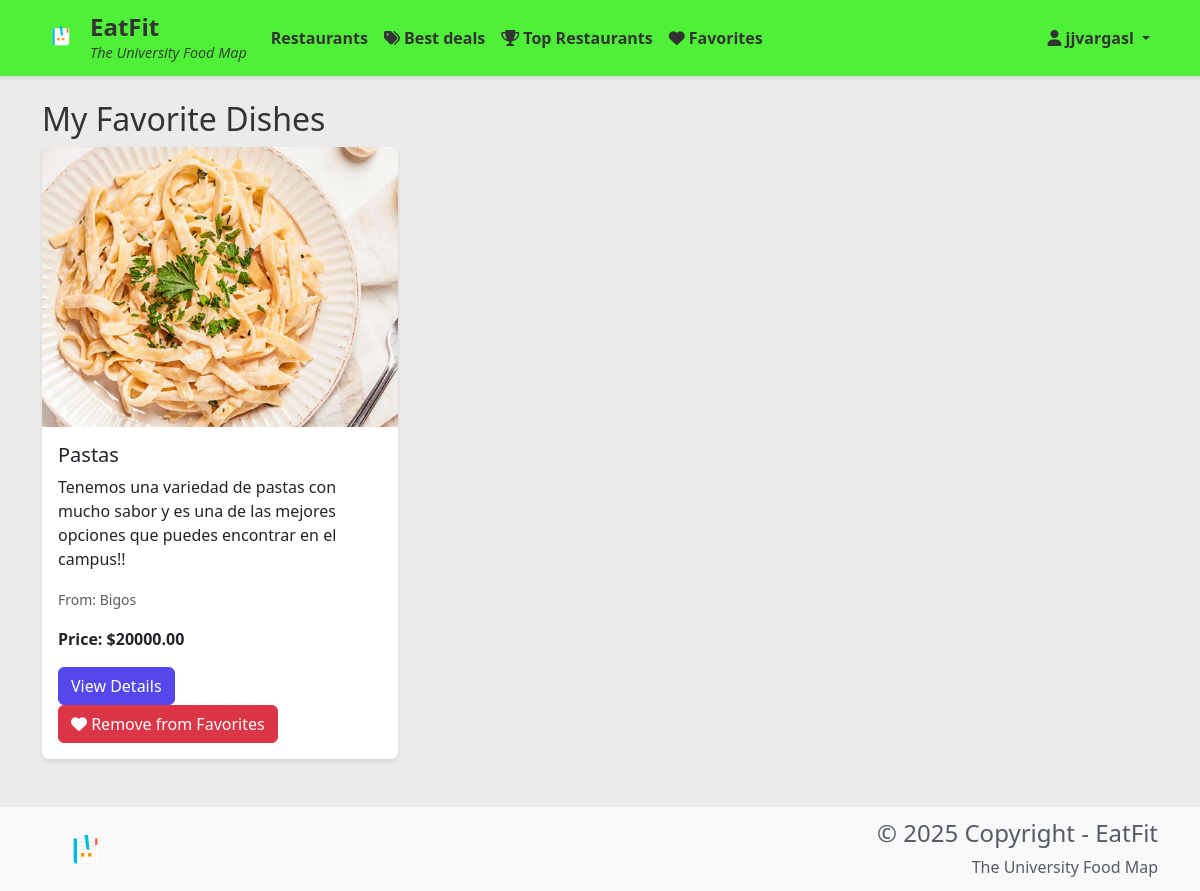
The page /favorites/ (signed in) on the database its author committed.
### restaurants/models.py (models this page shows, shortened)
class Favorite(models.Model):
    user = models.ForeignKey(User, related_name='favorites', on_delete=models.CASCADE)
    menu_item = models.ForeignKey(MenuItem, related_name='favorited_by', on_delete=models.CASCADE)
    created_at = models.DateTimeField(default=timezone.now)
    class Meta:
        ordering = ['-created_at']
        unique_together = ['user', 'menu_item']

class MenuItem(models.Model):
    restaurant = models.ForeignKey(Restaurant, related_name='menu_items', on_delete=models.CASCADE)
    name = models.CharField(max_length=100)
    description = models.TextField()
    price = models.DecimalField(max_digits=10, decimal_places=2)
    image = models.ImageField(upload_to='menu_items/', null=True, blank=True)
    category = models.CharField(max_length=50, choices=[
        ('appetizer', 'Appetizer'),
        ('main_course', 'Main Course'),
        ('dessert', 'Dessert'),
        ('beverage', 'Beverage'),
        ('other', 'Other')
    ])
    is_available = models.BooleanField(default=True)
    created_at = models.DateTimeField(default=timezone.now)
    class Meta:
        ordering = ['category', 'name']

class Restaurant(models.Model):
    name = models.CharField(max_length=100)
    location = models.CharField(max_length=100)
    description = models.TextField()
    address = models.CharField(max_length=200)
    image = models.ImageField(upload_to='restaurants/', null=True, blank=True)
    phone = models.CharField(max_length=20, blank=True)
    email = models.EmailField(blank=True)
    opening_hours = models.TextField(blank=True)
    created_at = models.DateTimeField(default=timezone.now)
    class Meta:
        ordering = ['-created_at']

### restaurants/views.py (the view)
# urls.py: path('favorites/', views.favorites_list, name='favorites_list'),
@login_required
def favorites_list(request):
    favorites = Favorite.objects.filter(user=request.user).select_related('menu_item', 'menu_item__restaurant')
    return render(request, 'restaurants/favorites_list.html', {
        'favorites': favorites
    })

### restaurants/templates/restaurants/favorites_list.html (shortened to what this page needs)
{% extends 'base.html' %}
{% block content %}
<div class="container mt-4">
    <h2>My Favorite Dishes</h2>
    {% if favorites %}
        <div class="row">
            {% for favorite in favorites %}
                <div class="col-md-4 mb-4">
                    <div class="card h-100">
                        {% if favorite.menu_item.image %}
                            <img src="{{ favorite.menu_item.image.url }}" class="card-img-top" alt="{{ favorite.menu_item.name }}">
                        {% endif %}
                        <div class="card-body">
                            <h5 class="card-title">{{ favorite.menu_item.name }}</h5>
                            <p class="card-text">{{ favorite.menu_item.description }}</p>
                            <p class="card-text">
                                <small class="text-muted">From: {{ favorite.menu_item.restaurant.name }}</small>
                            </p>
                            <p class="card-text">
                                <strong>Price: ${{ favorite.menu_item.price }}</strong>
                            </p>
                            <a href="#" class="btn btn-primary" data-bs-toggle="modal" data-bs-target="#menuItemModal{{ favorite.menu_item.id }}">View Details</a>
                            <button class="btn btn-danger favorite-btn" data-menu-item-id="{{ favorite.menu_item.id }}">
                                <i class="fas fa-heart"></i> Remove from Favorites
                            </button>
                        </div>
                    </div>
                </div>
            {% endfor %}
        </div>
    {% else %}
        <div class="alert alert-info">
            You haven't added any dishes to your favorites yet.
        </div>
    {% endif %}
</div>
{% endblock %}

### restaurants/templates/base.html (shortened to what this page needs)
<!DOCTYPE html>
<html lang="en">
<head>
    <link href="https://cdn.jsdelivr.net/npm/bootstrap@5.3.3/dist/css/bootstrap.min.css" rel="stylesheet">
    <link rel="stylesheet" href="https://cdnjs.cloudflare.com/ajax/libs/font-awesome/6.0.0/css/all.min.css">
    {% load static %}
    <link rel="stylesheet" href="{% static 'css/style.css' %}">
</head>
<body>
    <nav class="navbar navbar-expand-lg">
        <div class="container">
            <a class="navbar-brand d-flex align-items-center" href="{% url 'restaurants:restaurant_list' %}">
                <img src="{% static 'images/logo.svg' %}" alt="EatFit Logo" class="navbar-logo me-2">
                <div>
                    <span class="brand-name">EatFit</span>
                    <small class="navbar-slogan d-none d-md-block">The University Food Map</small>
                </div>
            </a>
            <div class="collapse navbar-collapse" id="navbarNav">
                <ul class="navbar-nav me-auto">
                    <li class="nav-item">
                        <a class="nav-link" href="{% url 'restaurants:restaurant_list' %}">Restaurants</a>
                    </li>
                    <li class="nav-item">
                        <a class="nav-link" href="{% url 'restaurants:best_deals' %}"><i class="fas fa-tags me-1"></i>Best deals</a>
                    </li>
                    <li class="nav-item">
                        <a class="nav-link" href="{% url 'restaurants:top_restaurants' %}"><i class="fas fa-trophy me-1"></i>Top Restaurants</a>
                    </li>
                    {% if user.is_authenticated %}
                    <li class="nav-item">
                        <a class="nav-link" href="{% url 'restaurants:favorites_list' %}">
                            <i class="fas fa-heart me-1"></i>Favorites
                        </a>
                    </li>
                    {% endif %}
                </ul>
                <ul class="navbar-nav">
                    {% if user.is_authenticated %}
                    <li class="nav-item dropdown">
                        <a class="nav-link dropdown-toggle" href="#" id="navbarDropdown" role="button" data-bs-toggle="dropdown">
                            <i class="fas fa-user me-1"></i>{{ user.username }}
                        </a>
                    </li>
                    {% endif %}
                </ul>
            </div>
        </div>
    </nav>
    {% block content %}
    {% endblock %}
    <footer class="text-center text-lg-start bg-light text-muted mt-4">
        <div class="container">
            <div class="row align-items-center">
                <div class="col-md-4 text-center text-md-start">
                    <img src="{% static 'images/logo.svg' %}" alt="EatFit Logo" class="footer-logo mb-2">
                </div>
                <div class="col-md-8 text-center text-md-end">
                    <h4>© 2025 Copyright - EatFit</h4>
                    <p class="mb-0">The University Food Map</p>
                </div>
            </div>
        </div>
    </footer>
</body>
</html>

### static/css/style.css (style rules this page uses)
:root { --primary: #5647ED; --primary-hover: #4538d4; --accent: #4FF038; --accent-hover: #45d632; --neutral: #EBEBEB; --neutral-dark: #d4d4d4; --text-dark: #333333; --text-light: #ffffff; }
body { background-color: var(--neutral); color: var(--text-dark); }
.navbar, .navbar.bg-body-tertiary { background-color: #4FF038 !important; box-shadow: 0 2px 4px rgba(0,0,0,.1); }
.navbar-brand { color: var(--text-dark) !important; font-weight: 600; }
.navbar-logo { height: 40px; width: auto; transition: transform 0.3s ease; }
.brand-name { font-size: 1.5rem; display: block; line-height: 1.2; }
.navbar-slogan { font-size: 0.9rem; opacity: 0.9; display: block; font-style: italic; font-weight: normal; }
.nav-link { color: var(--text-dark) !important; font-weight: 600; }
.card { background-color: white; border: none; box-shadow: 0 2px 4px rgba(0,0,0,0.1); transition: transform 0.2s; cursor: pointer; }
.btn-primary { background-color: var(--primary); border-color: var(--primary); color: var(--text-light); }
footer { margin-top: auto; }
.footer-logo { height: 60px; width: auto; margin: 1rem; }

### rows shown on the page
Favorite: menu_item.image (picture), menu_item.name "Pastas", menu_item.description "Tenemos una variedad de pastas con mucho sabor y es una de las mejores opciones que puedes encontrar en el campus!!", menu_item.restaurant.name "Bigos", menu_item.price "20000.00"

### other values the page prints
{{ user.username }} "jjvargasl"
